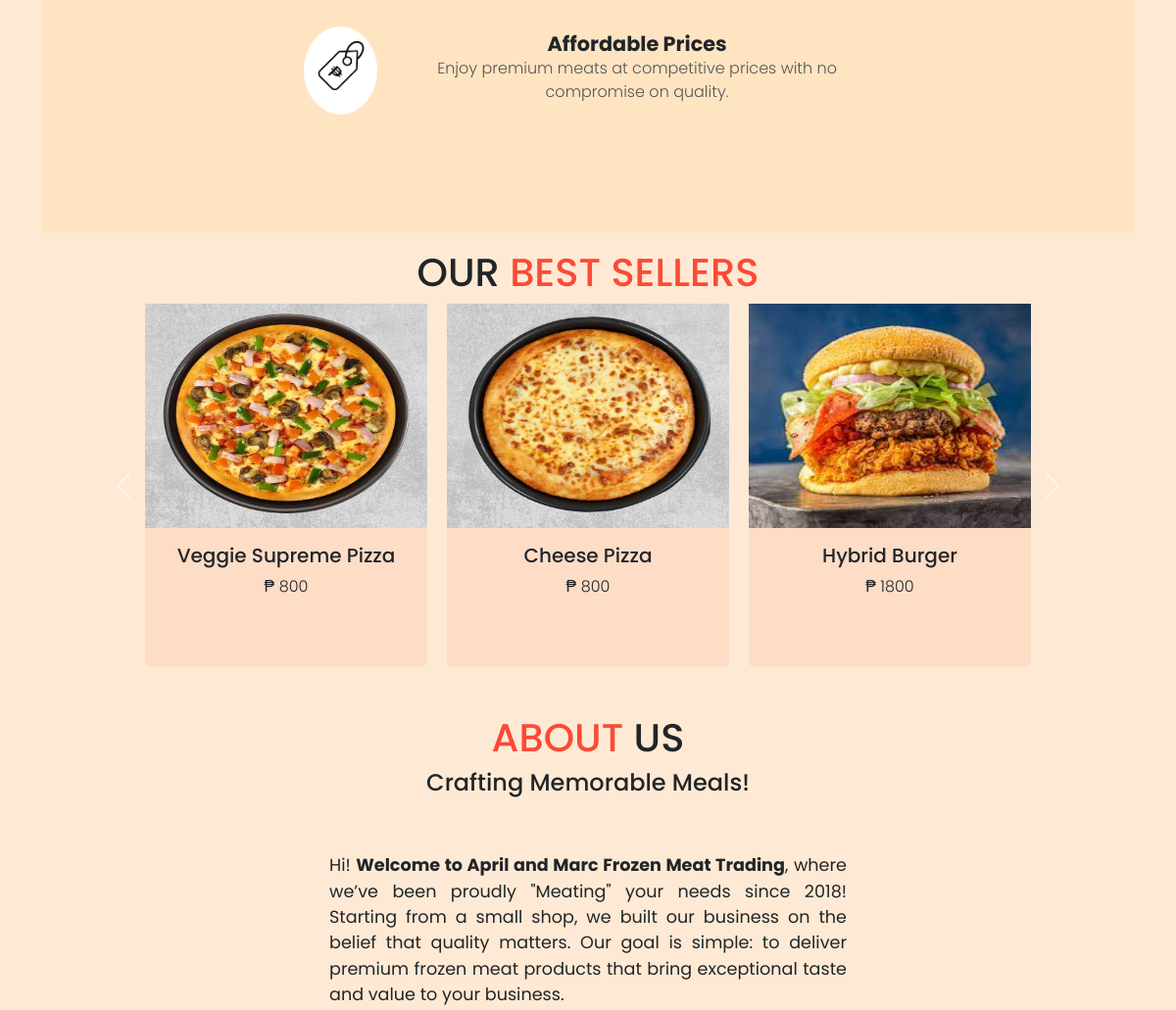
/ (middle part), run on an earlier commit of the app's database.
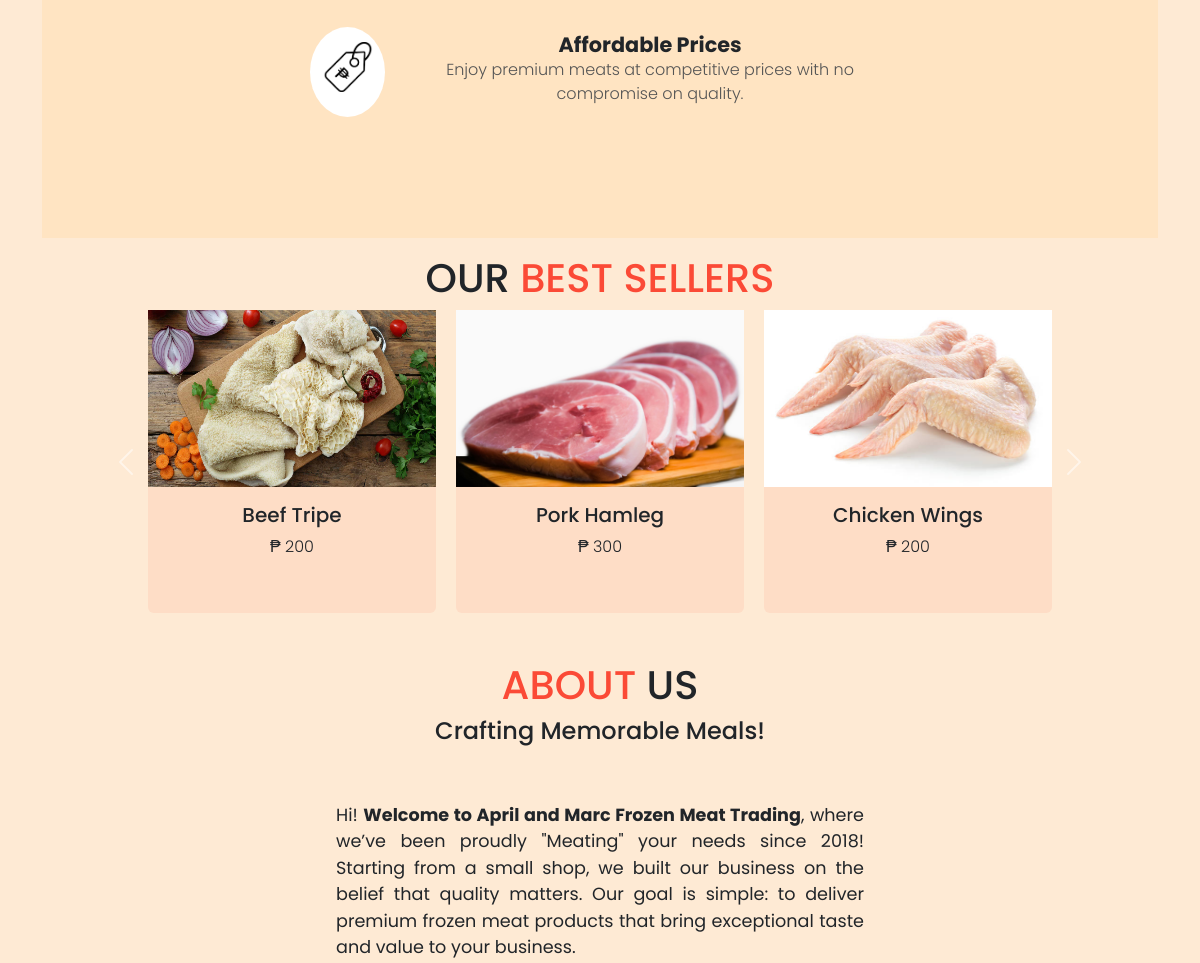
And on a later commit of the database.
### tables this page shows
CREATE TABLE `menuitem` (
  `itemId` int(11) NOT NULL,
  `itemName` varchar(255) NOT NULL,
  `catName` varchar(255) NOT NULL,
  `price` varchar(255) NOT NULL,
  `status` enum('Available','Unavailable','','') NOT NULL DEFAULT 'Available',
  `description` varchar(255) NOT NULL,
  `image` varchar(255) NOT NULL,
  `dateCreated` timestamp NOT NULL DEFAULT current_timestamp(),
  `updatedDate` datetime NOT NULL,
  `is_popular` tinyint(1) DEFAULT 0
);

### index.php (the view, shortened to what this page needs)
<?php
include 'db_connection.php';
$sql = "SELECT itemName, image, price FROM menuitem WHERE is_popular = 1";
if ($result = $conn->query($sql)) {
  $popularItems = [];
  while ($row = $result->fetch_assoc()) {
    $popularItems[] = $row;
  }
} else {
  echo "Error: " . $sql . "<br>" . $conn->error;
}
?>
<!DOCTYPE html>
<html lang="en">
<head>
  <link href="https://cdn.jsdelivr.net/npm/bootstrap@5.3.3/dist/css/bootstrap.min.css" rel="stylesheet" />
  <link rel="stylesheet" href="https://cdnjs.cloudflare.com/ajax/libs/font-awesome/5.15.4/css/all.min.css">
  <link rel='stylesheet' href='https://cdnjs.cloudflare.com/ajax/libs/twitter-bootstrap/4.5.2/css/bootstrap.min.css' />
  <link rel='stylesheet' href='https://cdnjs.cloudflare.com/ajax/libs/font-awesome/5.9.0/css/all.min.css' />
  <link href="https://cdnjs.cloudflare.com/ajax/libs/twitter-bootstrap/4.6.0/css/bootstrap.min.css" rel="stylesheet">
  <link href="https://cdnjs.cloudflare.com/ajax/libs/OwlCarousel2/2.2.1/assets/owl.carousel.min.css" rel="stylesheet">
  <link rel="stylesheet" href="https://cdnjs.cloudflare.com/ajax/libs/font-awesome/6.2.0/css/all.min.css" />
  <link href="https://unpkg.com/aos@2.3.1/dist/aos.css" rel="stylesheet">
  <link rel="stylesheet" href="index.css">
</head>
<body>
  <?php
  if (isset($_SESSION['userloggedin']) && $_SESSION['userloggedin']) {
    include 'nav-logged.php';
  } else {
    include 'navbar.php';
  }
  ?>
  <div class="main">
    <section>
      <div class="container mt-3">
<section class="why-choose-us" id="why-choose-us" style="display: flex; justify-content: center; align-items: center; height: 100vh; text-align: center; background-color: #ffe4c2;">
  <div class="container" style="display: flex; flex-direction: column; align-items: center; justify-content: center;">
    <ul class="why-choose-us-list" style="list-style-type: none; padding: 0;">
      <li style="display: flex; align-items: center; margin-bottom: 1.5rem; max-width: 600px;">
        <div class="image-wrapper" style="margin-right: 15px;">
          <img src="icons/price.png" alt="Exceptional Taste" style="width: 50px; height: 50px;">
        </div>
        <div class="feature-content">
          <h4 style="margin: 0; font-size: 1.3rem; font-weight: bold;">Affordable Prices</h4>
          <p style="margin: 0; font-size: 1rem; color: #555;">Enjoy premium meats at competitive prices with no compromise on quality.</p>
        </div>
      </li>
    </ul>
  </div>
</section>
      <div class="popular reveal" data-aos="fade-up">
        <h1 class="text-center mt-3">OUR <span>BEST SELLERS</span></h1>
        <div id="cardCarousel" class="carousel slide" data-bs-ride="carousel" data-bs-interval="8000" data-aos="fade-up">
          <div class="carousel-inner">
            <?php
            $chunkedItems = array_chunk($popularItems, 3);
            $isActive = true;
            foreach ($chunkedItems as $items) {
              echo '<div class="carousel-item' . ($isActive ? ' active' : '') . '" >';
              echo '<div class="d-flex justify-content-center">';
              foreach ($items as $item) {
                echo '<div class="card" >';
                echo '<img src="uploads/' . $item['image'] . '" class="card-img-top" alt="' . $item['itemName'] . '">';
                echo '<div class="card-body">';
                echo '<h5 class="card-title text-center">' . $item['itemName'] . '</h5>';
                echo '<p class="card-text text-center">₱ ' . $item['price'] . '</p>';
                echo '</div>';
                echo '</div>';
              }
              echo '</div>';
              echo '</div>';
              $isActive = false;
            }
            ?>
          </div>
          <button class="carousel-control-prev" type="button" data-bs-target="#cardCarousel" data-bs-slide="prev">
            <span class="carousel-control-prev-icon" aria-hidden="true"></span>
          </button>
          <button class="carousel-control-next" type="button" data-bs-target="#cardCarousel" data-bs-slide="next">
            <span class="carousel-control-next-icon" aria-hidden="true"></span>
          </button>
        </div>
      </div>
    </div>
  </section>
  <div class="aboutus" id="About-Us" style="background-color: #feead4; background-size: cover; background-position: center; background-repeat: no-repeat;">
    <section class="our-story-section p-5">
      <div class="container ">
        <div class="row" data-aos="fade-up">
          <h1 style="text-align: center;"><span style="color: #fb4a36;">ABOUT </span>US</h1>
          <h4 style="text-align: center;" class="mb-5">Crafting Memorable Meals!</h4>
        </div>
        <div class="story-content row mb-2">
          <div class="story-text col-lg-6 col-md-6 col-sm-12 reveal mt-2" data-aos="fade-up" data-os-interval="300">
            <p>Hi! <strong>Welcome to April and Marc Frozen Meat Trading</strong>, where we’ve been proudly "Meating" your needs since 2018! Starting from a small shop, we built our business on the belief that quality matters. Our goal is simple: to deliver premium frozen meat products that bring exceptional taste and value to your business.</p>
          </div>
        </div>
      </div>
    </section>
  </div>
</body>
</html>

### navbar.php (shortened to what this page needs)
<!DOCTYPE html>
<html lang="en">
<head>
  <link href="https://cdn.jsdelivr.net/npm/bootstrap@5.3.3/dist/css/bootstrap.min.css" rel="stylesheet" />
  <link rel="stylesheet" href="https://cdnjs.cloudflare.com/ajax/libs/font-awesome/6.2.0/css/all.min.css" />
</head>
<body>
</body>
</html>

### index.css (style rules this page uses)
* { margin: 0; padding: 0; }
body { padding-top: 95px; background: #feead4; }
.main { background-color: #feead4; background-size: cover; background-position: center; background-repeat: no-repeat; margin-bottom: 50px; }
.container img { padding: 0; margin-top: -50px; }
.why-choose-us { padding: 60px 0; background-color: #ffe4c2; display: flex; justify-content: center; align-items: center; height: 0px; text-align: center; }
.container h1 span, .popular h1 span { color: #fb4a36; }
.carousel-item img { width: 100%; height: 75%; padding-top: 45px; }
.carousel-item { display: flex; justify-content: center; align-items: center; }
.popular #cardCarousel .card { width: 18rem; margin: 0 10px; border: none; background-color: rgba(253, 108, 77, 0.1); }
.carousel-control-prev, .carousel-control-next { width: 5%; color: #fb4a36; }
.why-choose-us-list { list-style-type: none; padding: 0; }
.why-choose-us-list li { display: flex; align-items: center; margin-bottom: 1.1rem; }
.feature-content h4 { margin: 0; font-size: 1.2rem; }
.feature-content p { margin: 0; color: #555; }
.why-choose-us p { font-size: 1.1rem; }
.image-wrapper { width: 90px; height: 90px; background: white; border-radius: 50%; display: flex; justify-content: center; align-items: center; margin: 5px 10px 0px 10px; padding-top: 40px; }
.image-wrapper img { max-width: 100%; max-height: 100%; align-content: center; }
.reveal { animation: reveal 1s ease-out; }
.story-content { display: flex; flex-direction: column; align-items: center; text-align: center; margin: 0 auto; }
.story-text { max-width: 800px; margin-bottom: 20px; }
.story-text p { font-size: 1.1rem; font-weight: 400; text-align: justify; }

### navbar.php (style rules this page uses)
* { margin: 0; padding: 0; }
body { background-color: #feead4; font-family: "Poppins", sans-serif; font-weight: 300; font-style: normal; }

What changed in the data, as far as the page shows it:
removed menuitem: image (picture), itemName "Veggie Supreme Pizza", price "800"
removed menuitem: image (picture), itemName "Cheese Pizza", price "800"
removed menuitem: image (picture), itemName "Hybrid Burger", price "1800"
added menuitem: image+itemName (picture), itemName "Beef Tripe", price "200"
added menuitem: image (picture), itemName "Pork Hamleg", price "300"
added menuitem: image+itemName (picture), itemName "Chicken Wings", price "200"
